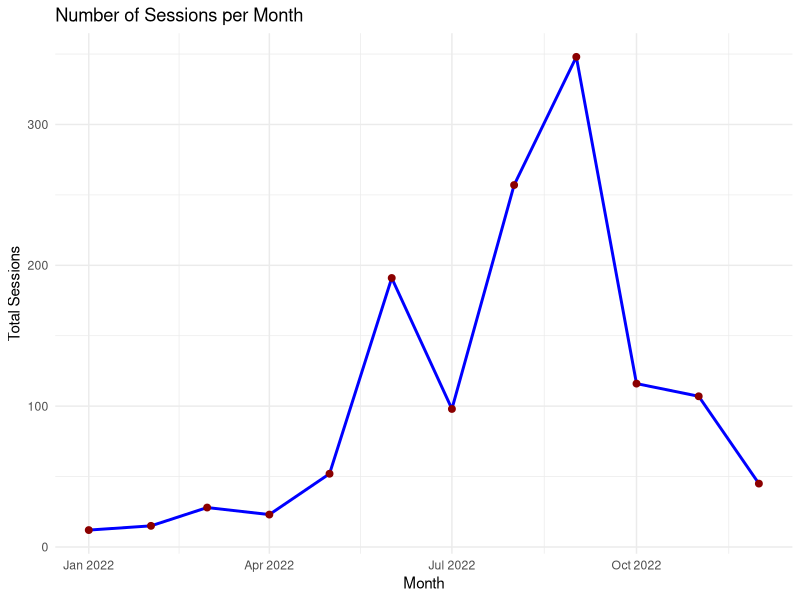

The R script that drew this image:
## ---- chunk 1
# Load your CSV file
sessions <- read.csv("NumberSessionMonth.csv")

# Load ggplot2
library(ggplot2)

# Convert year and month to a full date (add "-01" as the day)
sessions$Month <- as.Date(paste0(sessions$Month, "-01"), format = "%Y-%m-%d")

# Basic line plot with trend line
ggplot(sessions, aes(x = Month, y = TotalSessions)) +
  geom_line(color = "blue", linewidth = 1) +
  geom_point(color = "darkred", size = 2) +
  labs(title = "Number of Sessions per Month",
       x = "Month",
       y = "Total Sessions") +
  theme_minimal()
